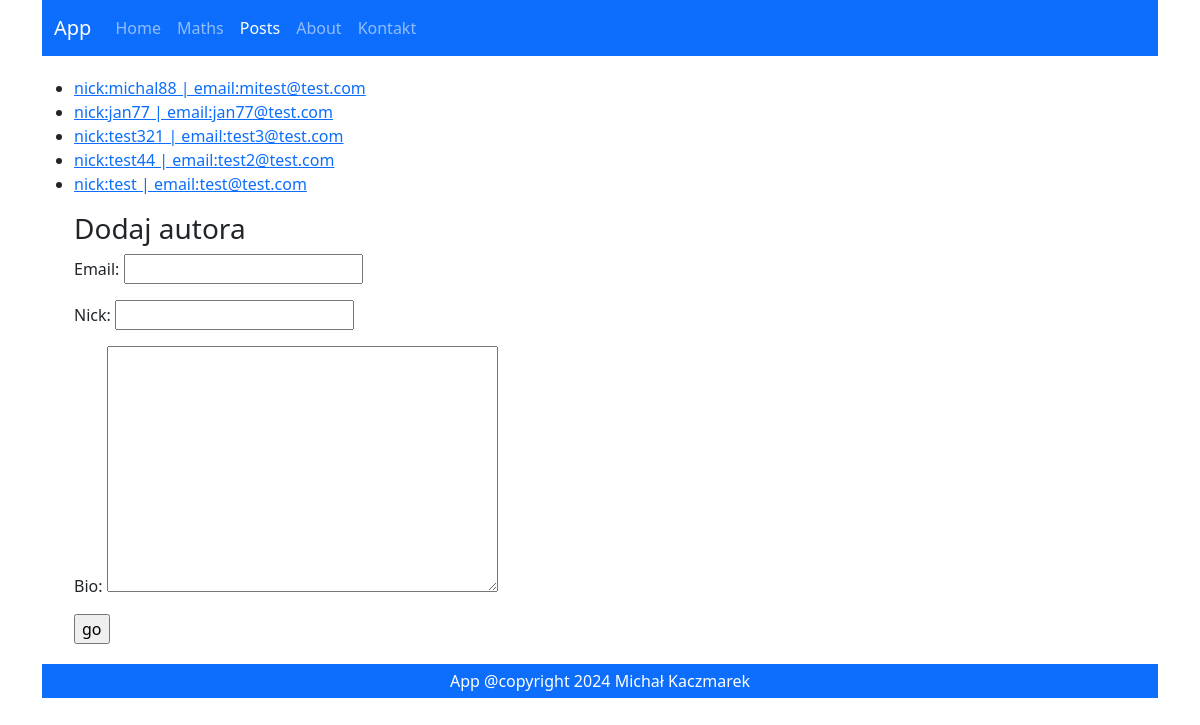
/posts/authors/list/, run on the app's committed database.
### posts/models.py (models this page shows)
class Author(models.Model):
    nick = models.CharField(max_length=20)
    email = models.EmailField()
    bio = models.TextField(null=True, blank=True)
    def __str__(self):
        return f"nick:{self.nick} | email:{self.email}"

### posts/views.py (the view, shortened to what this page needs)
# urls.py: path('authors/list/', authors_list, name="authors_list"),
def authors_list(request):
    form_author = AuthorForm()
    authors = Author.objects.all()
    return render(
        request=request,
        template_name="authors/list.html",
        context={
            "authors": authors,
            "form_author": form_author
        }
    )

### posts/forms.py (shortened to what this page needs)
class AuthorForm(forms.ModelForm):
    field_order = ['email', 'nick', 'bio']
    class Meta:
        model = Author
        fields = "__all__"

### posts/templates/authors/list.html (shortened to what this page needs)
{% extends 'main.html' %}
{% block content %}
  <ul>
    {% for a in authors %}
      <li>
        <a href="{% url 'posts:authors_details' a.id %}">{{ a }}</a>
      </li>
    {% endfor %}
  </ul>
  <h3>Dodaj autora</h3>
  <form method="post">
    {{ form_author.as_p }}
    <input type="submit" value="go" />
  </form>
{% endblock %}

### data on the page
Author: nick+email "nick:michal88 | email:mitest@test.com"
Author: nick+email "nick:jan77 | email:jan77@test.com"
Author: nick+email "nick:test321 | email:test3@test.com"
Author: nick+email "nick:test44 | email:test2@test.com"
Author: nick+email "nick:test | email:test@test.com"
